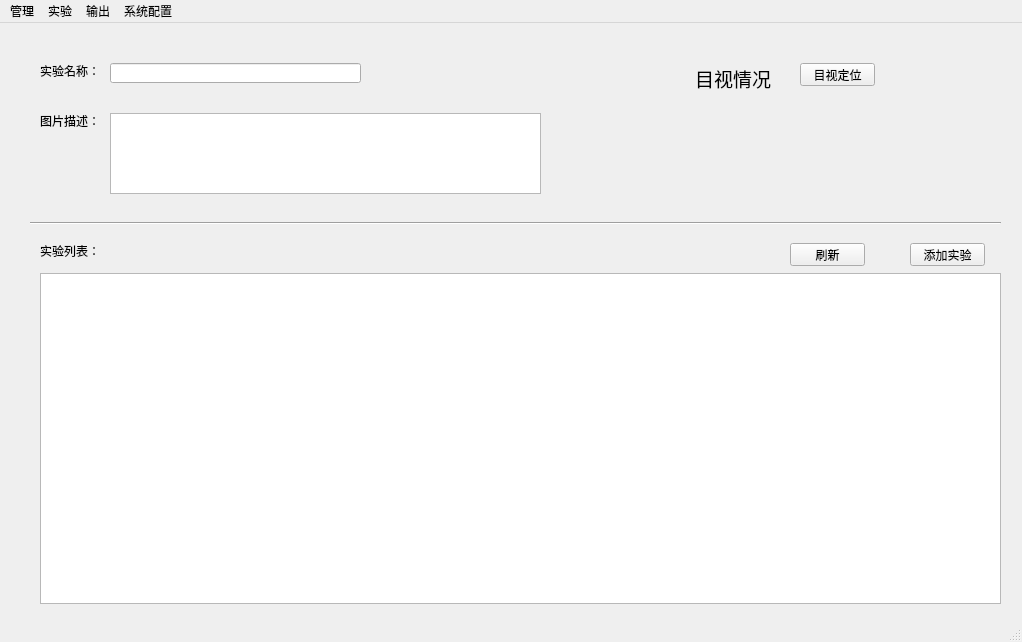
<?xml version="1.0" encoding="UTF-8"?>
<ui version="4.0">
 <class>MainWindow</class>
 <widget class="QMainWindow" name="MainWindow">
  <property name="geometry">
   <rect>
    <x>0</x>
    <y>0</y>
    <width>1022</width>
    <height>642</height>
   </rect>
  </property>
  <property name="windowTitle">
   <string>单木定位实验平台</string>
  </property>
  <widget class="QWidget" name="centralwidget">
   <widget class="QLineEdit" name="lineEdit">
    <property name="geometry">
     <rect>
      <x>110</x>
      <y>40</y>
      <width>251</width>
      <height>20</height>
     </rect>
    </property>
   </widget>
   <widget class="QLabel" name="label">
    <property name="geometry">
     <rect>
      <x>40</x>
      <y>40</y>
      <width>101</width>
      <height>16</height>
     </rect>
    </property>
    <property name="text">
     <string>实验名称：</string>
    </property>
   </widget>
   <widget class="QLabel" name="label_2">
    <property name="geometry">
     <rect>
      <x>40</x>
      <y>90</y>
      <width>81</width>
      <height>16</height>
     </rect>
    </property>
    <property name="text">
     <string>图片描述：</string>
    </property>
   </widget>
   <widget class="QTextEdit" name="textEdit">
    <property name="geometry">
     <rect>
      <x>110</x>
      <y>90</y>
      <width>431</width>
      <height>81</height>
     </rect>
    </property>
   </widget>
   <widget class="Line" name="line">
    <property name="geometry">
     <rect>
      <x>30</x>
      <y>190</y>
      <width>971</width>
      <height>21</height>
     </rect>
    </property>
    <property name="orientation">
     <enum>Qt::Horizontal</enum>
    </property>
   </widget>
   <widget class="QLabel" name="label_3">
    <property name="geometry">
     <rect>
      <x>40</x>
      <y>220</y>
      <width>61</width>
      <height>16</height>
     </rect>
    </property>
    <property name="text">
     <string>实验列表：</string>
    </property>
   </widget>
   <widget class="QPushButton" name="expBT">
    <property name="geometry">
     <rect>
      <x>910</x>
      <y>220</y>
      <width>75</width>
      <height>23</height>
     </rect>
    </property>
    <property name="text">
     <string>添加实验</string>
    </property>
   </widget>
   <widget class="QLabel" name="isMushi">
    <property name="geometry">
     <rect>
      <x>560</x>
      <y>30</y>
      <width>211</width>
      <height>51</height>
     </rect>
    </property>
    <property name="font">
     <font>
      <family>Adobe Devanagari</family>
      <pointsize>14</pointsize>
     </font>
    </property>
    <property name="text">
     <string>目视情况</string>
    </property>
    <property name="alignment">
     <set>Qt::AlignRight|Qt::AlignTrailing|Qt::AlignVCenter</set>
    </property>
   </widget>
   <widget class="QPushButton" name="mushiBT">
    <property name="geometry">
     <rect>
      <x>800</x>
      <y>40</y>
      <width>75</width>
      <height>23</height>
     </rect>
    </property>
    <property name="text">
     <string>目视定位</string>
    </property>
   </widget>
   <widget class="QPushButton" name="RN">
    <property name="geometry">
     <rect>
      <x>790</x>
      <y>220</y>
      <width>75</width>
      <height>23</height>
     </rect>
    </property>
    <property name="text">
     <string>刷新</string>
    </property>
   </widget>
   <widget class="QTableView" name="tableView">
    <property name="geometry">
     <rect>
      <x>40</x>
      <y>250</y>
      <width>961</width>
      <height>331</height>
     </rect>
    </property>
   </widget>
  </widget>
  <widget class="QMenuBar" name="menubar">
   <property name="geometry">
    <rect>
     <x>0</x>
     <y>0</y>
     <width>1022</width>
     <height>23</height>
    </rect>
   </property>
   <widget class="QMenu" name="menu_1">
    <property name="title">
     <string>管理</string>
    </property>
    <addaction name="Create_experiment"/>
    <addaction name="Open_experiment"/>
   </widget>
   <widget class="QMenu" name="menu_2">
    <property name="title">
     <string>实验</string>
    </property>
   </widget>
   <widget class="QMenu" name="menu_3">
    <property name="title">
     <string>输出</string>
    </property>
   </widget>
   <widget class="QMenu" name="menu_4">
    <property name="title">
     <string>系统配置</string>
    </property>
    <addaction name="Config"/>
   </widget>
   <addaction name="menu_1"/>
   <addaction name="menu_2"/>
   <addaction name="menu_3"/>
   <addaction name="menu_4"/>
  </widget>
  <widget class="QStatusBar" name="statusbar"/>
  <action name="Create_experiment">
   <property name="text">
    <string>创建实验</string>
   </property>
  </action>
  <action name="Open_experiment">
   <property name="text">
    <string>打开实验</string>
   </property>
  </action>
  <action name="action">
   <property name="text">
    <string>植被提取</string>
   </property>
  </action>
  <action name="Config">
   <property name="text">
    <string>实验配置</string>
   </property>
  </action>
 </widget>
 <resources/>
 <connections/>
</ui>
